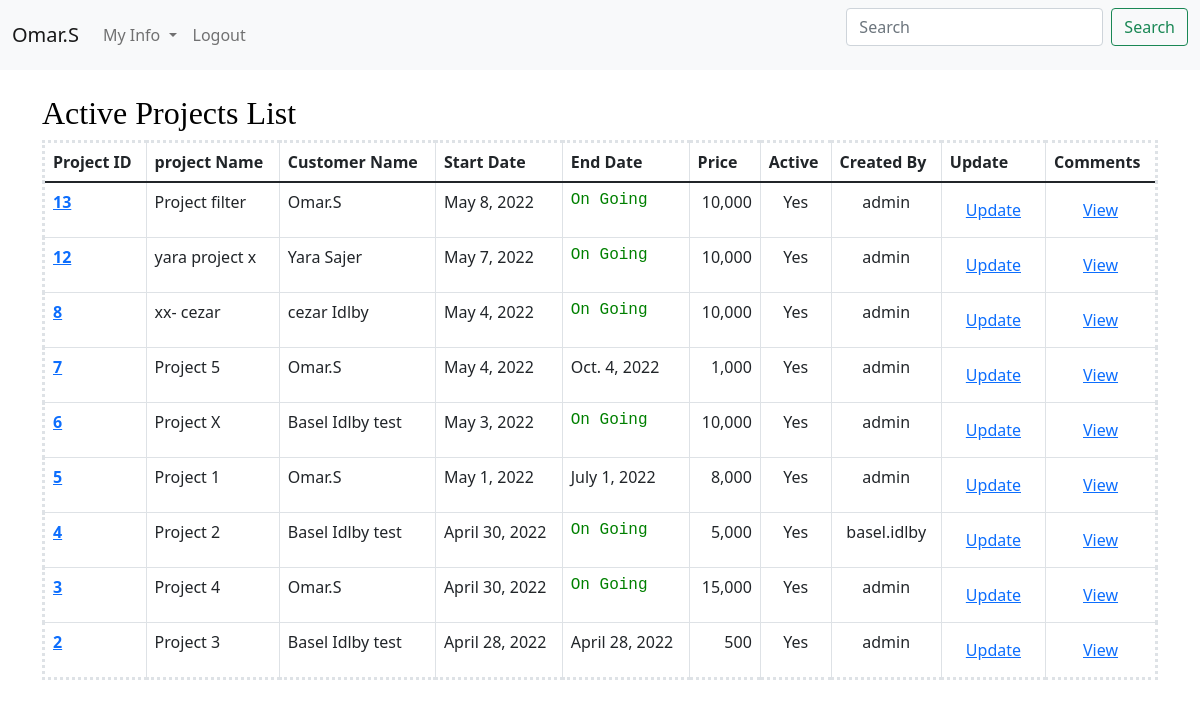
The page /ProjectsList (signed in) on the database its author committed.
### CRM/models.py (models this page shows, shortened)
class ProjectInfoModel(models.Model):
    projectId = models.AutoField(primary_key=True)
    projectName = models.CharField(max_length=100 , unique=True)
    projectDesc =  models.CharField(max_length=300)
    startDate = models.DateField(default= datetime.now)
    endDate = models.DateField(blank=True, null=True)
    price = models.IntegerField()
    active = models.BooleanField(default=True)
    createdBy = models.ForeignKey(User, on_delete=models.CASCADE)
    GA1 = models.CharField(max_length=100 , blank=True, null=True)
    GA2 = models.CharField(max_length=100 , blank=True, null=True)
    GB1 = models.BooleanField(default=False , blank=True, null=True)
    GB2 = models.BooleanField(default=False , blank=True, null=True)
    GD1 = models.DateField(blank=True, null=True)
    GD2 = models.DateField(blank=True, null=True)

### CRM/views.py (the view)
# urls.py: path('ProjectsList',views.ProjectsList,name='ProjectsList'),
@login_required
def ProjectsList(request):
    projectListQuery = assignProjectModel.objects.select_related('projectId_id').values_list('projectId__projectId','projectId__projectName','customerId__customerName','projectId__startDate','projectId__endDate','projectId__price','projectId__active','projectId__createdBy__username','userLogin').filter(projectId__active=True).order_by('-projectId_id')
    context = {'projectListQuery':projectListQuery}
    return render(request,'CRM/projectList.html',context)

### CRM/templates/CRM/projectList.html (shortened to what this page needs)
{% include 'CRM/base.html' %}
{% include 'CRM/navbar.html' %}
{% load humanize %}
{% block content %}
<div class="container-lg">
    <h2 style="color: rgb(0, 0, 0); font-family: Georgia, 'Times New Roman', Times, serif; "> Active Projects List</h2>
<table style="border-style: dotted;" class="table table-bordered">
    <thead>
      <tr>
        <th scope="col">Project ID</th>
        <th scope="col">project Name</th>
        <th scope="col">Customer Name</th>
        <th scope="col">Start Date</th>
        <th scope="col">End Date</th>
        <th scope="col">Price</th>
        <th scope="col">Active</th>
        <th scope="col">Created By</th>
        <th scope="col">Update</th>
        <th scope="col">Comments</th>
      </tr>
    </thead>
    <tbody>
      <tr>
          {% for x in projectListQuery %}
        <th scope="row" ><a href="/customerProfile/{{x.0}}">{{x.0}}</a></th>
        <td>{{x.1}}</td>
        <td>{{x.2}}</td>
        <td>{{x.3}}</td>
        {% if x.4 == Null %} <td style="color: green; font-family: 'Courier New', Courier, monospace;">On Going</td> {% else %} <td>{{x.4}}</td> {% endif %}
        <td align="right">{{x.5|intcomma}}</td>
        {% if x.6 == True %} <td align="center">Yes</td> {% else %} <td align="center">No</td> {% endif %}
        <td align="center">{{x.7}}</td>
        <td align="center"><button class="btn btn-secondery"><a href="/updateProject/{{x.0}}">Update</a></button></td>
        <td align="center"><button class="btn btn-secondery"><a href="/NewComment/{{x.0}}">View</a></button></td>
      </tr>
      {% endfor %}
    </tbody>
  </table>
</div>
{% endblock %}

### CRM/templates/CRM/navbar.html (shortened to what this page needs)
{% block content %}
<nav class="navbar navbar-expand-lg navbar-light bg-light">
    <div class="container-fluid">
      <a class="navbar-brand" href="#">{{user.get_username}}</a>
      <div class="collapse navbar-collapse" id="navbarScroll">
        <ul class="navbar-nav me-auto my-2 my-lg-0 navbar-nav-scroll" style="--bs-scroll-height: 100px;">
          {% if user.is_authenticated %}
          <li class="nav-item dropdown">
            <a class="nav-link dropdown-toggle" href="#" id="navbarScrollingDropdown" role="button" data-bs-toggle="dropdown" aria-expanded="false">
              My Info
            </a>
          </li>
          {% endif %}
          {% if user.is_authenticated %}
          <li class="nav-item">
            <a class="nav-link" href="{% url 'logout' %}">Logout</a>
          </li>
          {% else %}
          <li class="nav-item"></li>
          <a class="nav-link" href="{% url 'login' %}">Login</a>
        </li>
          {% endif %}
        </ul>
        <form class="d-flex">
          <input class="form-control me-2" type="search" placeholder="Search" aria-label="Search">
          <button class="btn btn-outline-success" type="submit">Search</button>
        </form>
      </div>
    </div>
  </nav>
  {% endblock %}

### rows shown on the page
ProjectInfoModel: projectId "13", projectName "Project filter", x "Omar.S", startDate "May 8, 2022", shows "On Going", price "10,000", x "admin"
ProjectInfoModel: projectId "12", projectName "yara project x", x "Yara Sajer", startDate "May 7, 2022", shows "On Going", price "10,000", x "admin"
ProjectInfoModel: projectId "8", projectName "xx- cezar", x "cezar Idlby", startDate "May 4, 2022", shows "On Going", price "10,000", x "admin"
ProjectInfoModel: projectId "7", projectName "Project 5", x "Omar.S", startDate "May 4, 2022", endDate "Oct. 4, 2022", price "1,000", x "admin"
ProjectInfoModel: projectId "6", projectName "Project X", x "Basel Idlby test", startDate "May 3, 2022", shows "On Going", price "10,000", x "admin"
ProjectInfoModel: projectId "5", projectName "Project 1", x "Omar.S", startDate "May 1, 2022", endDate "July 1, 2022", price "8,000", x "admin"
ProjectInfoModel: projectId "4", projectName "Project 2", x "Basel Idlby test", startDate "April 30, 2022", shows "On Going", price "5,000", x "basel.idlby"
ProjectInfoModel: projectId "3", projectName "Project 4", x "Omar.S", startDate "April 30, 2022", shows "On Going", price "15,000", x "admin"
ProjectInfoModel: projectId "2", projectName "Project 3", x "Basel Idlby test", x "April 28, 2022", price "500", x "admin"

### other values the page prints
{{ user.get_username }} "Omar.S"
